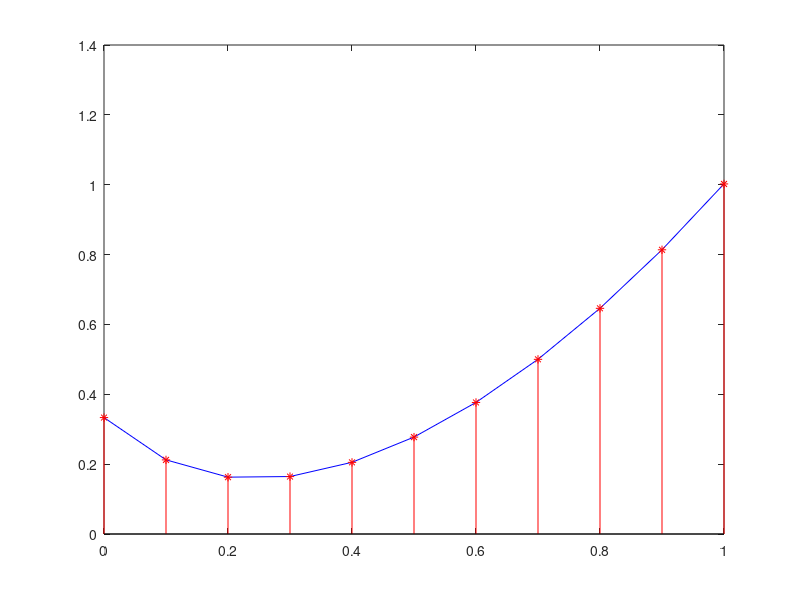

This figure's MATLAB source:
% Use the classical Rk(4,4) method to approximate the solution of the
% initial value problem dy/dx = -5y + 5t^2 + 2t on 0<=t<=1, y(t) = 1/3 with
% h=0.1 and compare to obtained result with the actual solution y(t) = t^2
% + 1/3e^-5t

function rk1
clc
clf
clear all
a=0;
b=1;
alpha=1/3;
h=0.1;
n=(b-a)/h;
t=linspace(a,b,n+1);
y(1)=alpha;
for i=1:n
    k1=h*f(t(i),y(i));
    k2=h*f(t(i)+h/2,y(i)+k1/2);
    k3=h*f(t(i)+h/2,y(i)+k2/2);
    k4=h*f(t(i)+h,y(i)+k3);
    y(i+1)=y(i)+(k1+2*k2+2*k3+k4)/6;
end
plot(t,y,'-b')
hold on
ey=(t.^2)+(1/3)*(exp(-5*t));
stem(t,ey,'*r')
hold on
fprintf(' t approximate exact abserror\n');
for i=1:n+1
    fprintf('%11.5f %11.5f %11.5f %11.5f\n',t(i),y(i),ey(i),abs(ey(i)-y(i)));
end
function z=f(t,y)
z=-5*y+5*t^2+2*t;
